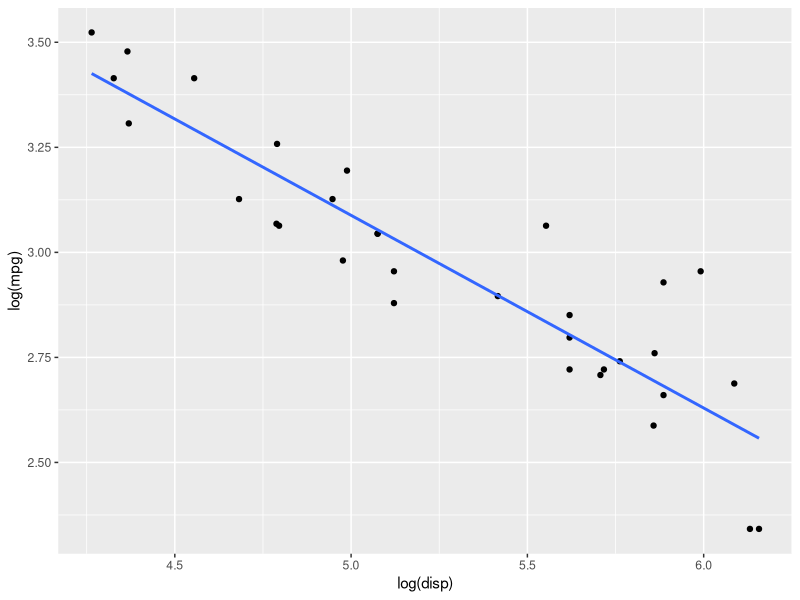

Write R code to recreate this figure.
## ---- chunk 1
knitr::opts_chunk$set(echo = TRUE, eval=F, highlight=TRUE,
                      warning=F, message=F)

library(dplyr)
library(ggplot2)
## ---- chunk 2
library(dplyr)
x <- 1:6
y <- x^4

df <- matrix(y, nrow=1)
colnames(df) <- x
rownames(df) <- ''
df
## ---- chunk 3
data(mtcars)

model = lm(log(mtcars$mpg)~log(mtcars$disp))

mtcars %>%
 ggplot(aes(x = log(disp), y = log(mpg))) +
 geom_point() + geom_smooth(method = "lm", fill = NA)
